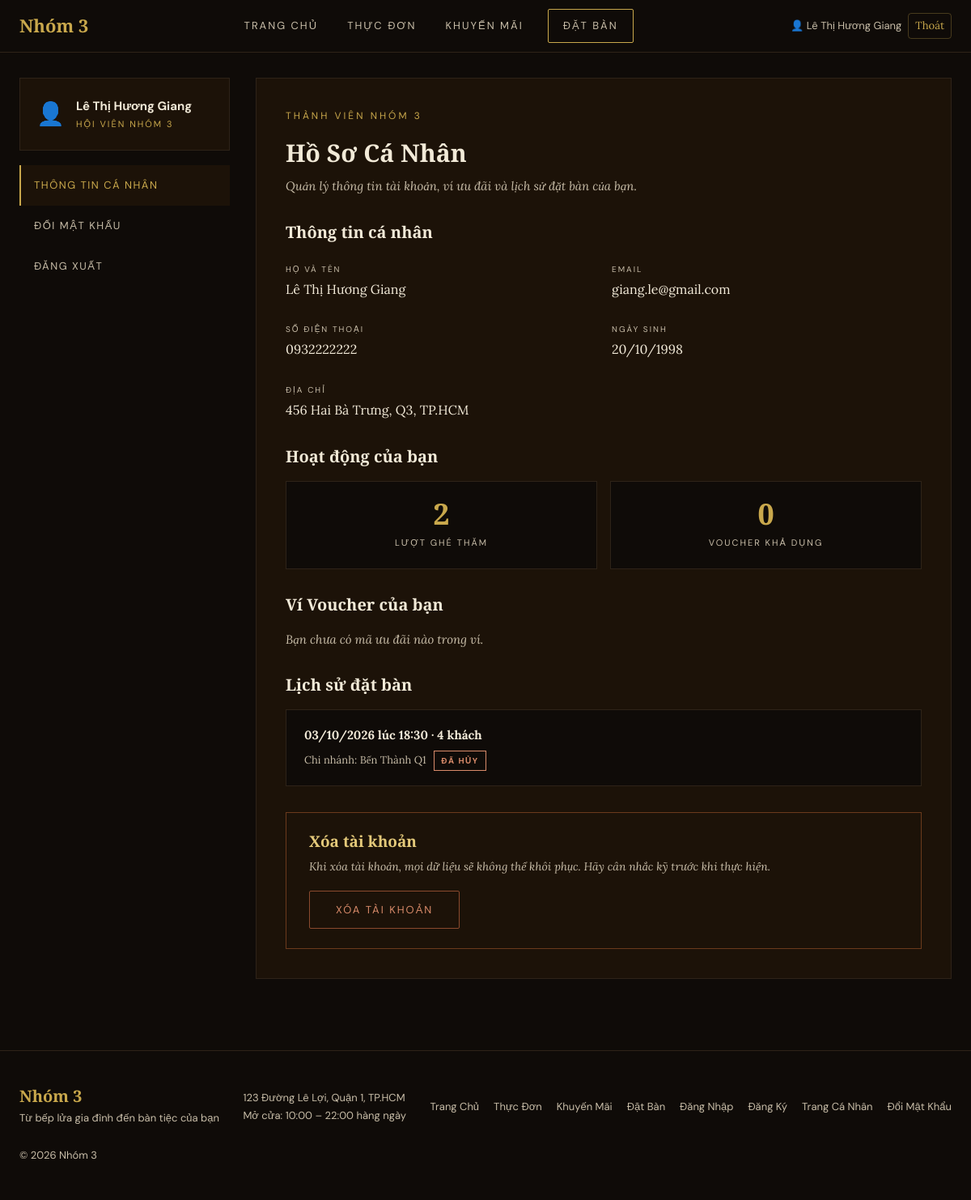
The app's page /index.php?page=canhan (signed in) with its own data.
### tables this page shows
CREATE TABLE `customer` (
  `customerId` int(11) PRIMARY KEY AUTO_INCREMENT,
  `customerName` varchar(100) NOT NULL,
  `customerPhone` varchar(20) NOT NULL UNIQUE,
  `customerEmail` varchar(150) UNIQUE,
  `passwordHash` varchar(255),
  `birthDate` date,
  `gender` ENUM('MALE', 'FEMALE', 'OTHER') DEFAULT 'MALE',
  `address` varchar(255),
  `visitCount` int(11) DEFAULT 0,
  `isDeleted` tinyint(1) NOT NULL DEFAULT 0,
  `createdAt` datetime NOT NULL DEFAULT (current_timestamp())
);

CREATE TABLE `reservation` (
  `reservationId` int(11) PRIMARY KEY AUTO_INCREMENT,
  `customerId` int(11),
  `tableId` int(11),
  `guestName` varchar(100) NOT NULL,
  `guestPhone` varchar(20) NOT NULL,
  `guestEmail` varchar(150),
  `reservationDate` date NOT NULL,
  `reservationTime` time NOT NULL,
  `guestCount` int(11) NOT NULL DEFAULT 1,
  `branch` varchar(100),
  `status` varchar(20) NOT NULL DEFAULT 'PENDING',
  `note` text,
  `isDeleted` tinyint(1) NOT NULL DEFAULT 0,
  `createdAt` datetime NOT NULL DEFAULT (current_timestamp())
);

### app/core/BaseController.php (called while the page is built, shortened)
<?php
class BaseController
{
    protected function render($view, $data = [])
    {
        extract($data);
        include __DIR__ . '/../views/' . $view . '.php';
    }
}

### app/controllers/client/AuthController.php (called while the page is built, shortened)
<?php
require_once __DIR__ . '/../../core/BaseController.php';
require_once __DIR__ . '/../../models/CustomerModel.php';
require_once __DIR__ . '/../../models/ReservationModel.php';
class AuthController extends BaseController {
    private $customers;
    public function __construct() {
        $this->customers = new CustomerModel();
    }
    public function profile() {
        $this->render('client/canhan', [
            'customer'     => $this->customers->getById($this->customerId()),
            'reservations' => (new ReservationModel())->getByCustomer($this->customerId()),
            'vouchers'     => (new VoucherModel())->getByCustomer($this->customerId()),
        ]);
    }
}

### index.php (called while the page is built, shortened)
<?php
$router = new Router();
$router->get('trangchu', 'HomeController', 'index');
$router->get('thucdon', 'MenuController', 'index');
$router->get('khuyenmai', 'PromotionController', 'index');
$router->post('nhan-voucher', 'PromotionController', 'claimVoucher');
$router->get('datban', 'BookingController', 'index');
$router->post('datban', 'BookingController', 'store');
$router->post('huy-datban', 'BookingController', 'cancel');
$router->get('dangnhap', 'AuthController', 'loginForm');
$router->post('dangnhap', 'AuthController', 'login');
$router->get('dangxuat', 'AuthController', 'logout');
$router->get('dangky', 'AuthController', 'registerForm');
$router->post('dangky', 'AuthController', 'register');
$router->get('canhan', 'AuthController', 'profile');
$router->get('doimatkhau', 'AuthController', 'changePasswordForm');
$router->post('doimatkhau', 'AuthController', 'changePassword');
$router->dispatch();

### app/models/CustomerModel.php (called while the page is built, shortened)
<?php
require_once __DIR__ . '/../core/Database.php';
class CustomerModel {
    private $db;
    public function __construct() {
        $this->db = Database::getConnection();
    }
    public function getById($id) {
        $stmt = $this->db->prepare("SELECT * FROM customer WHERE customerId = ? AND isDeleted = 0");
        $stmt->bind_param("i", $id);
        $stmt->execute();
        return $stmt->get_result()->fetch_assoc();
    }
}

### app/core/Database.php (called while the page is built, shortened)
<?php
class Database {
    private static $connection = null;
    public static function getConnection() {
        if (self::$connection === null) {
            $conn = new mysqli(DB_HOST, DB_USER, DB_PASS, DB_NAME, DB_PORT);
            $conn->set_charset("utf8mb4");
            self::$connection = $conn;
        }
        return self::$connection;
    }
}

### app/models/ReservationModel.php (called while the page is built, shortened)
<?php
require_once __DIR__ . '/../core/Database.php';
class ReservationModel {
    private $db;
    public function __construct() {
        $this->db = Database::getConnection();
    }
    public function getByCustomer($customerId) {
        $sql = "SELECT * FROM reservation
                WHERE customerId = ? AND isDeleted = 0
                ORDER BY reservationDate DESC, reservationTime DESC";
        $stmt = $this->db->prepare($sql);
        $stmt->bind_param("i", $customerId);
        $stmt->execute();
        return $stmt->get_result()->fetch_all(MYSQLI_ASSOC);
    }
}

### app/views/client/canhan.php (the view, shortened to what this page needs)
<?php
include_once __DIR__ . '/../layouts/client_head.php';
include_once __DIR__ . '/../layouts/client_header.php';
$activeVoucherCount = 0;
?>
  <div class="account">
    <div>
      <div class="user-card">
        <span class="avatar">👤</span>
        <div>
          <span class="user-name"><?= htmlspecialchars($customer['customerName'] ?? 'Thành viên') ?></span>
          <span class="user-role">Hội viên Nhóm 3</span>
        </div>
      </div>
      <div class="account-menu">
        <a class="active" href="index.php?page=canhan">Thông Tin Cá Nhân</a>
        <a href="index.php?page=doimatkhau">Đổi Mật Khẩu</a>
        <a href="index.php?page=dangxuat">Đăng Xuất</a>
      </div>
    </div>
    <div class="account-content">
      <p class="eyebrow">Thành viên Nhóm 3</p>
      <h2>Hồ Sơ Cá Nhân</h2>
      <p class="account-note">Quản lý thông tin tài khoản, ví ưu đãi và lịch sử đặt bàn của bạn.</p>
      <h3 class="block-title">Thông tin cá nhân</h3>
      <div class="profile-grid">
        <div class="profile-item">
          <label>Họ và tên</label>
          <p><?= htmlspecialchars($customer['customerName'] ?? 'Chưa cập nhật') ?></p>
        </div>
        <div class="profile-item">
          <label>Email</label>
          <p><?= htmlspecialchars($customer['customerEmail'] ?? 'Chưa cập nhật') ?></p>
        </div>
        <div class="profile-item">
          <label>Số điện thoại</label>
          <p><?= htmlspecialchars($customer['customerPhone'] ?? 'Chưa cập nhật') ?></p>
        </div>
        <div class="profile-item">
          <label>Ngày sinh</label>
          <p><?= !empty($customer['birthDate']) ? date('d/m/Y', strtotime($customer['birthDate'])) : 'Chưa cập nhật' ?></p>
        </div>
        <div class="profile-item profile-item-full">
          <label>Địa chỉ</label>
          <p><?= htmlspecialchars($customer['address'] ?? 'Chưa cập nhật') ?></p>
        </div>
      </div>
      <h3 class="block-title">Hoạt động của bạn</h3>
      <div class="mini-stats">
        <div class="mini-stat">
          <p class="mini-stat-number"><?= (int)($customer['visitCount'] ?? 0) ?></p>
          <p class="mini-stat-title">Lượt ghé thăm</p>
        </div>
        <div class="mini-stat">
          <p class="mini-stat-number"><?= $activeVoucherCount ?></p>
          <p class="mini-stat-title">Voucher khả dụng</p>
        </div>
      </div>
      <h3 class="block-title">Ví Voucher của bạn</h3>
      <?php if (!empty($vouchers)): ?>
        <div class="voucher-list">
          <?php foreach ($vouchers as $v): ?>
            <?php $isUnused = ($v['status'] === 'UNUSED'); ?>
            <div class="voucher-card <?= $isUnused ? '' : 'voucher-card--used' ?>">
              <span class="voucher-card__status"><?= $isUnused ? 'Khả dụng' : 'Đã sử dụng' ?></span>
              <p class="voucher-card__code"><?= htmlspecialchars($v['voucherCode']) ?></p>
              <p class="voucher-card__discount">
                Giảm <?= $v['discountType'] === 'PERCENT' ? (float)$v['discountValue'] . '%' : number_format($v['discountValue'], 0, ',', '.') . '₫' ?>
              </p>
              <p class="voucher-card__condition">Đơn tối thiểu <?= number_format($v['minOrderValue'], 0, ',', '.') ?>₫</p>
              <?php if (!empty($v['expiryDate'])): ?>
                <p class="voucher-card__expiry">Hạn dùng: <?= date('d/m/Y', strtotime($v['expiryDate'])) ?></p>
              <?php endif; ?>
            </div>
          <?php endforeach; ?>
        </div>
      <?php else: ?>
        <p class="account-empty">Bạn chưa có mã ưu đãi nào trong ví.</p>
      <?php endif; ?>
      <h3 class="block-title">Lịch sử đặt bàn</h3>
      <?php
      $statusLabels = ['PENDING' => 'Chờ xác nhận', 'CONFIRMED' => 'Đã xác nhận', 'CANCELLED' => 'Đã hủy'];
      ?>
      <?php if (!empty($reservations)): ?>
        <div class="reservation-list">
          <?php foreach ($reservations as $res): ?>
            <div class="reservation-card">
              <div>
                <p class="reservation-card__title">
                  <?= date('d/m/Y', strtotime($res['reservationDate'])) ?> lúc <?= substr($res['reservationTime'], 0, 5) ?> · <?= (int)$res['guestCount'] ?> khách
                </p>
                <p class="reservation-card__meta">
                  Chi nhánh: <?= htmlspecialchars($res['branch'] ?? 'Lê Lợi Q1') ?>
                  <span class="reservation-status reservation-status--<?= strtolower($res['status']) ?>"><?= $statusLabels[$res['status']] ?? $res['status'] ?></span>
                </p>
              </div>
            </div>
          <?php endforeach; ?>
        </div>
      <?php else: ?>
        <p class="account-empty">Bạn chưa có đơn đặt bàn nào.</p>
      <?php endif; ?>
      <div class="notice">
        <h3>Xóa tài khoản</h3>
        <p>Khi xóa tài khoản, mọi dữ liệu sẽ không thể khôi phục. Hãy cân nhắc kỹ trước khi thực hiện.</p>
        <button type="button" class="button button-danger">Xóa Tài Khoản</button>
      </div>
    </div>
  </div>
<?php
include_once __DIR__ . '/../layouts/client_footer.php';
?>

### public/asset/css/client/style.css (style rules this page uses)
* { margin: 0; padding: 0; box-sizing: border-box; }
html { scroll-behavior: smooth; scroll-padding-top: 80px; }
body { font-family: "Lora", Georgia, serif; font-size: 16px; line-height: 1.7; background-color: #0f0b08; color: #f2ead8; }
a { color: inherit; text-decoration: none; }
h1, h2, h3 { font-family: "Playfair Display", Georgia, serif; font-weight: 600; line-height: 1.2; }
.eyebrow { font-family: "DM Sans", Arial, sans-serif; font-size: 12px; text-transform: uppercase; letter-spacing: 3px; color: #c9a84c; margin-bottom: 18px; }
.button { display: inline-block; font-family: "DM Sans", Arial, sans-serif; font-size: 13px; text-transform: uppercase; letter-spacing: 2px; text-align: center; padding: 14px 32px; border: none; border-radius: 2px; cursor: pointer; }
.button-danger { background-color: transparent; color: #d98b6a; border: 1px solid #8a4a2e; }
label { font-family: "DM Sans", Arial, sans-serif; font-size: 11px; text-transform: uppercase; letter-spacing: 2px; color: #c8bda8; margin-bottom: 8px; }
.account { max-width: 1200px; margin: 0 auto; padding: 96px 24px 88px; display: grid; grid-template-columns: 260px 1fr; gap: 32px; align-items: start; }
.user-card { background-color: #1c1208; border: 1px solid #2e2318; padding: 20px; display: flex; align-items: center; gap: 14px; margin-bottom: 18px; }
.avatar { font-size: 28px; }
.user-name { display: block; font-family: "DM Sans", Arial, sans-serif; font-size: 15px; font-weight: bold; }
.user-role { display: block; font-family: "DM Sans", Arial, sans-serif; font-size: 11px; text-transform: uppercase; letter-spacing: 2px; color: #c9a84c; }
.account-menu { display: flex; flex-direction: column; }
.account-menu a { font-family: "DM Sans", Arial, sans-serif; font-size: 13px; text-transform: uppercase; letter-spacing: 1.5px; color: #c8bda8; padding: 14px 16px; border-left: 2px solid transparent; }
.account-menu a.active { color: #c9a84c; border-left-color: #c9a84c; background-color: #1c1208; }
.account-content { background-color: #1c1208; border: 1px solid #2e2318; padding: 36px; }
.account-content h2 { font-size: 30px; margin-bottom: 10px; }
.account-note { font-size: 15px; font-style: italic; color: #c8bda8; margin-bottom: 8px; }
.block-title { font-size: 20px; margin: 32px 0 18px; }
.profile-grid { display: grid; grid-template-columns: 1fr 1fr; gap: 20px; }
.profile-item label { font-size: 10px; text-transform: uppercase; letter-spacing: 2px; color: #c8bda8; margin-bottom: 4px; }
.profile-item p { font-size: 16px; color: #f2ead8; }
.profile-item-full { grid-column: 1 / -1; }
.mini-stats { display: grid; grid-template-columns: 1fr 1fr; gap: 16px; }
.mini-stat { background-color: #0f0b08; border: 1px solid #2e2318; padding: 22px; text-align: center; }
.mini-stat-number { font-family: "Playfair Display", Georgia, serif; font-size: 36px; font-weight: bold; color: #c9a84c; line-height: 1; }
.mini-stat-title { font-family: "DM Sans", Arial, sans-serif; font-size: 11px; text-transform: uppercase; letter-spacing: 2px; color: #c8bda8; margin-top: 8px; }
.notice { margin-top: 32px; background-color: #1c1208; border: 1px solid #6b3a1c; padding: 24px 28px; }
.notice h3 { font-size: 19px; color: #e4c97a; margin-bottom: 8px; }
.notice p { font-size: 14px; font-style: italic; color: #c8bda8; margin-bottom: 18px; }
.reservation-list { display: flex; flex-direction: column; gap: 12px; }
.reservation-card { background-color: #0f0b08; border: 1px solid #2e2318; padding: 18px 22px; display: flex; justify-content: space-between; align-items: center; gap: 16px; }
.reservation-card__title { font-size: 15px; font-weight: bold; color: #f2ead8; margin-bottom: 6px; }
.reservation-card__meta { font-size: 13px; color: #c8bda8; }
.reservation-status { display: inline-block; font-family: "DM Sans", Arial, sans-serif; font-size: 10px; font-weight: bold; text-transform: uppercase; letter-spacing: 1.5px; padding: 3px 8px; margin-left: 6px; border: 1px solid currentColor; }
.reservation-status--cancelled { color: #d98b6a; }
.account-empty { font-size: 15px; font-style: italic; color: #c8bda8; }

### records on screen
customer: customerName "Lê Thị Hương Giang", customerEmail "giang.le@gmail.com", customerPhone "0932222222", birthDate "20/10/1998", address "456 Hai Bà Trưng, Q3, TP.HCM", visitCount "2"
reservation: reservationDate "03/10/2026", reservationTime "18:30", guestCount "4", branch "Bến Thành Q1", status "ĐÃ HỦY"

### other values on screen
$_SESSION['customer']['customerName'] "Lê Thị Hương Giang"
$activeVoucherCount "0"
